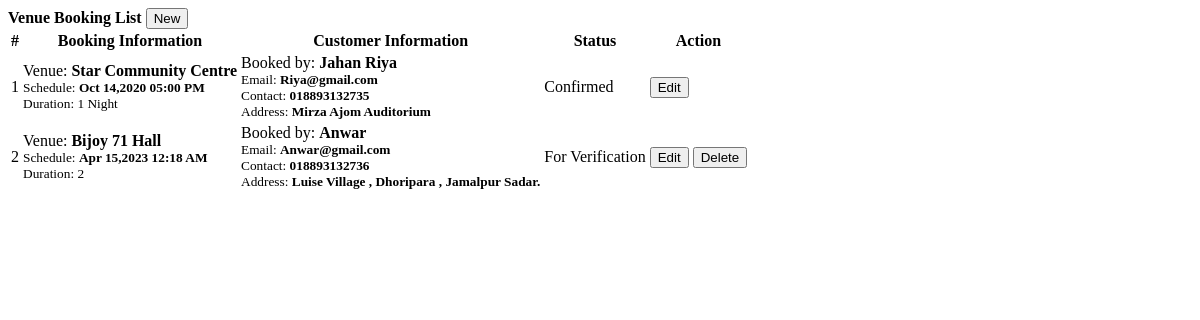
Page /admin/booking.php on the committed database.
### tables this page shows
CREATE TABLE `venue_booking` (
  `id` int(30) NOT NULL,
  `name` text NOT NULL,
  `address` text NOT NULL,
  `email` varchar(100) NOT NULL,
  `contact` varchar(100) NOT NULL,
  `venue_id` int(30) NOT NULL,
  `duration` varchar(100) NOT NULL,
  `datetime` datetime NOT NULL,
  `status` tinyint(1) NOT NULL DEFAULT 0 COMMENT '0-for verification,1=confirmed,2=canceled'
);

CREATE TABLE `venue` (
  `id` int(30) NOT NULL,
  `venue` text NOT NULL,
  `address` text NOT NULL,
  `description` text NOT NULL,
  `rate` float NOT NULL
);

### admin/booking.php (the view, shortened to what this page needs)
<?php include('db_connect.php');?>
<div class="container-fluid">
	<div class="col-lg-12">
		<div class="row">
			<div class="col-md-12">
				<div class="card">
					<div class="card-header">
						<b>Venue Booking List</b>
						<span class="">
							<button class="btn btn-primary btn-block btn-sm col-sm-2 float-right" type="button" id="new_book">
					<i class="fa fa-plus"></i> New</button>
				</span>
					</div>
					<div class="card-body">
						<table class="table table-bordered table-condensed table-hover">
							<thead>
								<tr>
									<th class="text-center">#</th>
									<th class="">Booking Information</th>
									<th class="">Customer Information</th>
									<th class="">Status</th>
									<th class="text-center">Action</th>
								</tr>
							</thead>
							<tbody>
								<?php
								$i = 1;
								$booking = $conn->query("SELECT b.*,v.venue from venue_booking b inner join venue v on v.id = b.venue_id");
								while($row=$booking->fetch_assoc()):
								?>
								<tr>
									<td class="text-center"><?php echo $i++ ?></td>
									<td class="">
										 <p>Venue: <b><?php echo ucwords($row['venue']) ?></b></p>
										 <p><small>Schedule: <b><?php echo date("M d,Y h:i A",strtotime($row['datetime'])) ?></b></small></p>
										 <p><small>Duration: <?php echo ucwords($row['duration']) ?></small></p>
									</td>
									<td class="">
										 <p>Booked by: <b><?php echo  ucwords($row['name']) ?></b></p>
										 <p><small>Email: <b><?php echo  ucwords($row['email']) ?></b></small></p>
										 <p><small>Contact: <b><?php echo  ucwords($row['contact']) ?></b></small></p>
										 <p><small>Address: <b><?php echo  ucwords($row['address']) ?></b></small></p>
									</td>
									<td class="text-center">
										 <?php if($row['status'] == 0): ?>
										 	<span class="badge badge-secondary">For Verification</span>
										 <?php elseif($row['status'] == 1): ?>
										 	<span class="badge badge-primary">Confirmed</span>
										<?php elseif($row['status'] == 2): ?>
										 	<span class="badge badge-danger">Cancelled</span>
										 <?php endif; ?>
									</td>
									<td class="text-center">
										<button class="btn btn-sm btn-outline-primary edit_book" type="button" data-id="<?php echo $row['id'] ?>" >Edit</button>
										<?php if(in_array($row['status'],array(0,2))): ?>
										<button class="btn btn-sm btn-outline-danger delete_book" type="button" data-id="<?php echo $row['id'] ?>">Delete</button>
										 <?php endif; ?>
									</td>
								</tr>
								<?php endwhile; ?>
							</tbody>
						</table>
					</div>
				</div>
			</div>
		</div>
	</div>
</div>

### admin/booking.php (style rules this page uses)
td { vertical-align: middle !important; }
td p { margin: unset }

### rows in the picture
venue_booking: venue.venue "Star Community Centre", datetime "Oct 14,2020 05:00 PM", duration "1 Night", name "Jahan Riya", email "Riya@gmail.com", contact "018893132735", address "Mirza Ajom Auditorium", status "Confirmed"
venue_booking: venue.venue "Bijoy 71 Hall", datetime "Apr 15,2023 12:18 AM", duration "2", name "Anwar", email "Anwar@gmail.com", contact "018893132736", address "Luise Village , Dhoripara , Jamalpur Sadar.", status "For Verification"
